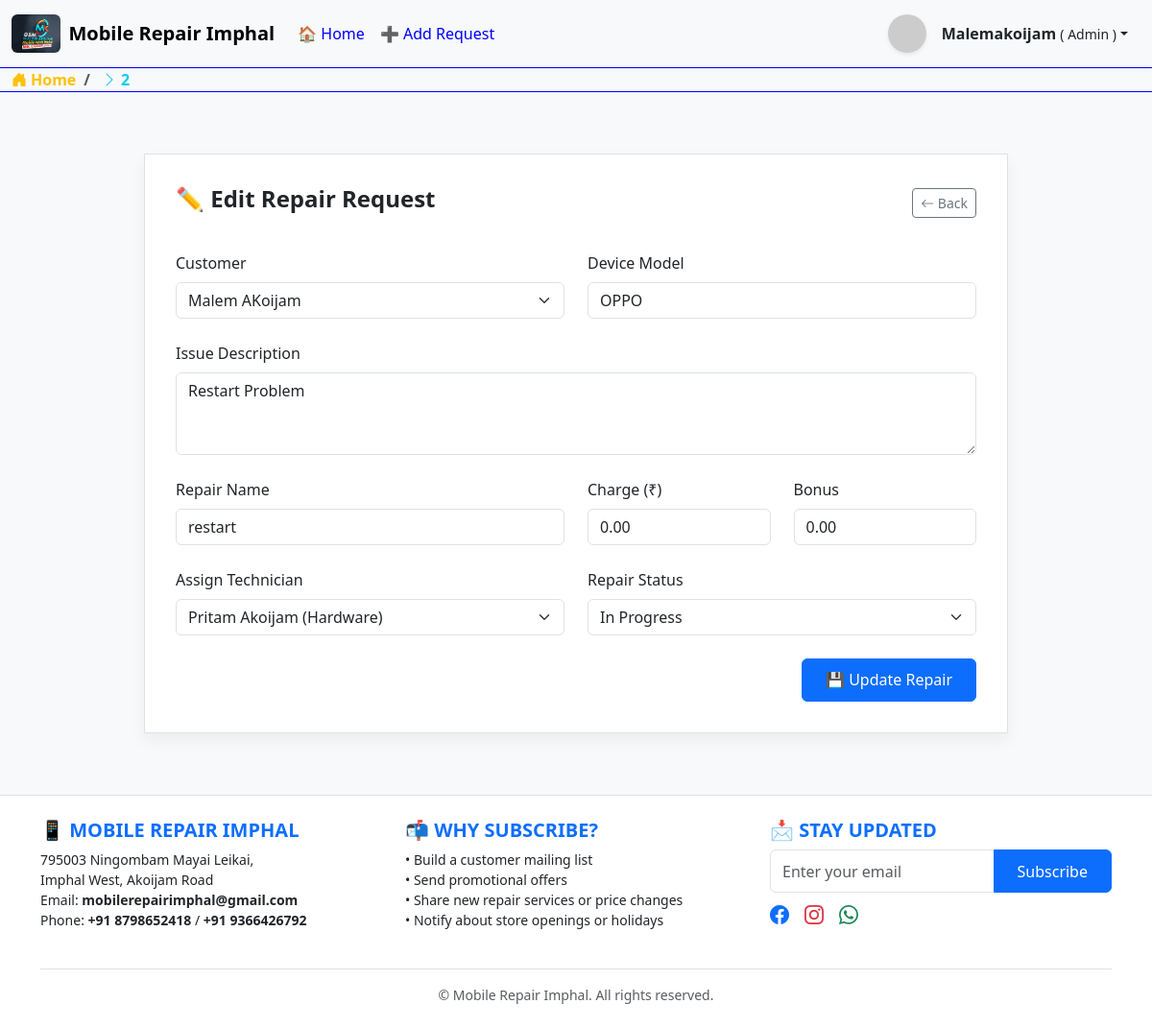
Page /edit_repair/2/ (signed in) on the committed database.
### repair/models.py (models this page shows, shortened)
class RepairRequest(models.Model):
    STATUS_CHOICES = [
        ('pending', 'Pending'),
        ('in_progress', 'In Progress'),
        ('rejected', 'Rejected'),
        ('completed', 'Completed'),
    ]
    customer = models.ForeignKey(Customer, on_delete=models.CASCADE)
    device_model = models.CharField(max_length=100)
    issue_description = models.TextField()
    date_received = models.DateField(auto_now_add=True)
    technician = models.ForeignKey(Technician, on_delete=models.SET_NULL, null=True, blank=True)
    status = models.CharField(max_length=20, choices=STATUS_CHOICES, default='pending')
    remarks = models.TextField(blank=True, null=True)
    repair_name = models.CharField(max_length=255, blank=True, null=True)
    charge = models.DecimalField(max_digits=10, decimal_places=2, blank=True, null=True)
    bonus = models.DecimalField(max_digits=10, decimal_places=2, blank=True, null=True)

class Customer(models.Model):
    user = models.OneToOneField(User, on_delete=models.CASCADE)
    name = models.CharField(max_length=100)
    phone = models.CharField(max_length=15)

class Technician(models.Model):
    name = models.CharField(max_length=100)
    phone = models.CharField(max_length=15)
    type = models.CharField(max_length=20, choices=[('Software', 'Software'), ('Hardware', 'Hardware')])

### repair/views.py (the view, shortened to what this page needs)
# urls.py: path('edit_repair/<int:repair_id>/', views.edit_repair, name='edit_repair'),
def edit_repair(request, repair_id):
    repair = get_object_or_404(RepairRequest, id=repair_id)
    customers = Customer.objects.all()
    technicians = Technician.objects.all()
    return render(request, 'repair/edit_repair.html', {
        'repair': repair,
        'customers': customers,
        'technicians': technicians,
    })

### repair/forms.py
class SubscribeForm(forms.Form):
    email = forms.EmailField(widget=forms.EmailInput(attrs={
        'class': 'form-control',
        'placeholder': 'Enter your email'
    }))

### repair/context_processors.py (called while the page is built)
def subscribe_form(request):
    return {
        'form': SubscribeForm()
    }

### repair/templatetags/breadcrumbs.py (called while the page is built)
@register.simple_tag(takes_context=True)
def breadcrumb(context):
    request = context['request']
    path_parts = request.path.strip('/').split('/')
    url = ''
    crumbs = []
    for i, part in enumerate(path_parts):
        url += f'/{part}'
        try:
            match = resolve(url)
            name = match.url_name
            label = BREADCRUMB_LABELS.get(name, part.replace('-', ' ').capitalize())
        except Resolver404:
            label = part if part.isdigit() else part.replace('-', ' ').capitalize()
        crumbs.append((label, url))
    return crumbs

### repair/templates/repair/edit_repair.html (shortened to what this page needs)
{% load static %}
<!DOCTYPE html>
<html lang="en">
<head>
  <link href="https://cdn.jsdelivr.net/npm/bootstrap@5.3.0/dist/css/bootstrap.min.css" rel="stylesheet">
  <link href="https://cdn.jsdelivr.net/npm/bootstrap-icons@1.10.5/font/bootstrap-icons.css" rel="stylesheet">
</head>
<body class="bg-light">
{% include "repair/header.html" %}
<div class="edit-wrapper">
  <div class="edit-header">
    <h2>✏️ Edit Repair Request</h2>
    <a href="{% url 'home' %}" class="btn btn-outline-secondary btn-sm">
      <i class="bi bi-arrow-left"></i> Back
    </a>
  </div>
  <form method="post" class="row g-4">
    <div class="col-12 col-md-6">
      <label for="customer" class="form-label">Customer</label>
      <select name="customer" id="customer" class="form-select" required>
        {% for customer in customers %}
          <option value="{{ customer.id }}" {% if repair.customer.id == customer.id %}selected{% endif %}>
            {{ customer.name }}
          </option>
        {% endfor %}
      </select>
    </div>
    <div class="col-12 col-md-6">
      <label for="device_model" class="form-label">Device Model</label>
      <input type="text" name="device_model" id="device_model" class="form-control" value="{{ repair.device_model }}" required>
    </div>
    <div class="col-12">
      <label for="issue_description" class="form-label">Issue Description</label>
      <textarea name="issue_description" id="issue_description" class="form-control" rows="3" required>{{ repair.issue_description }}</textarea>
    </div>
    <div class="col-12 col-md-6">
      <label for="repair_name" class="form-label">Repair Name</label>
      <input type="text" name="repair_name" id="repair_name" class="form-control" value="{{ repair.repair_name }}">
    </div>
    <div class="col-6 col-md-3">
      <label for="charge" class="form-label">Charge (₹)</label>
      <input type="number" name="charge" id="charge" class="form-control" value="{{ repair.charge }}">
    </div>
    <div class="col-6 col-md-3">
      <label for="bonus" class="form-label">Bonus</label>
      <input type="number" name="bonus" id="bonus" class="form-control" value="{{ repair.bonus }}">
    </div>
    <div class="col-12 col-md-6">
      <label for="technician" class="form-label">Assign Technician</label>
      <select name="technician" id="technician" class="form-select">
        {% for tech in technicians %}
          <option value="{{ tech.id }}" {% if repair.technician.id == tech.id %}selected{% endif %}>
            {{ tech.name }} ({{ tech.type }})
          </option>
        {% endfor %}
      </select>
    </div>
    <div class="col-12 col-md-6">
      <label for="status" class="form-label">Repair Status</label>
      <select name="status" id="status" class="form-select" required>
        {% for key, value in repair.STATUS_CHOICES %}
          <option value="{{ key }}" {% if repair.status == key %}selected{% endif %}>{{ value }}</option>
        {% endfor %}
      </select>
    </div>
    <div class="col-12 text-end">
      <button type="submit" class="btn btn-primary">
        💾 Update Repair
      </button>
    </div>
  </form>
</div>
{% include "repair/footer.html" %}
</body>
</html>

### repair/templates/repair/header.html (shortened to what this page needs)
{% load static %}
<nav class="navbar navbar-expand-lg bg-body-tertiary shadow-sm sticky-top">
  <div class="container-fluid">
    <a class="navbar-brand fw-bold d-flex align-items-center" href="{% url 'home' %}" data-bs-toggle="offcanvas" data-bs-target="#offcanvasScrolling" aria-controls="offcanvasScrolling" >
      <img src="{% static 'images/logo.jpg' %}" alt="Logo" style="height: 40px;" class="me-2 rounded" />
      Mobile Repair Imphal
    </a>
    <div class="collapse navbar-collapse" id="navbarText">
      <ul class="navbar-nav me-auto mb-2 mb-lg-0">
        <li class="nav-item">
          <a class="nav-link {% if request.resolver_match.url_name == 'home' %}active{% endif %}" href="{% url 'home' %}">🏠 Home</a>
        </li>
        <li class="nav-item">
          <a class="nav-link" href="{% url 'add_repair_request' %}">➕ Add Request</a>
        </li>
      </ul>
      <div class="d-flex align-items-center">
        {% if user.is_authenticated %}
          <div class="dropdown">
            <button class="btn dropdown-toggle d-flex align-items-center" type="button" id="userDropdown" data-bs-toggle="dropdown" aria-expanded="false">
              <img src="https://ui-avatars.com/api/?name={{ user.username }}" class="rounded-circle shadow-sm me-2" width="40" height="40" alt="User Avatar" />
              <div class="ms-2 d-none d-sm-block text-start">
                     <span class="fw-semibold">{{ user.username|title }}</span>
                    <small class="text-dark">(
                      {% if user.is_superuser %}Admin
                      {% elif user.is_staff %}Staff
                      {% else %}Customer
                      {% endif %}
                    )</small>
                  </div>
            </button>
          </div>
        {% else %}
          <a href="{% url 'login_register' %}" class="btn btn-outline-primary">
            <i class="bi bi-person-circle me-1"></i> Login / Register
          </a>
        {% endif %}
      </div>
    </div>
  </div>
</nav>
      {% include "repair/breadcrumbs.html" %}

### repair/templates/repair/edit_repair.html (style rules this page uses)
* { padding:0px; margin:0px; box-sizing:border-box; }
body { background-color: #f0f2f5; }
.edit-wrapper { background-color: #fff; border: 1px solid #dee2e6; padding: 2rem; border-radius: 0px; max-width: 900px; margin: 4rem auto; box-shadow: 0 8px 16px rgba(0,0,0,0.05); }
.edit-header { display: flex; flex-direction: column; gap: 1rem; justify-content: space-between; align-items: flex-start; margin-bottom: 2rem; }
@media (min-width: 576px) { .edit-header { flex-direction: row; align-items: center; } }
.edit-header h2 { font-weight: 600; font-size: 1.5rem; }
.form-label { font-weight: 500; }
.btn-primary { padding: 0.6rem 1.5rem; }

### repair/templates/repair/header.html (style rules this page uses)
.nav-link { color: blue; position: relative; transition: color 0.3s ease; }
.nav-link::after { content: ''; position: absolute; bottom: 0; left: 0; height: 2px; width: 0%; background-color: blue; transition: width 0.3s ease; }

### rows in the picture
RepairRequest: customer "Malem AKoijam", device_model "OPPO", issue_description "Restart Problem", repair_name "restart", charge "0.00", bonus "0.00", technician "Pritam Akoijam (Hardware)", status "In Progress"

### other values in the picture
{{ user.username|title }} "Malemakoijam"
{{ label }} "2"
